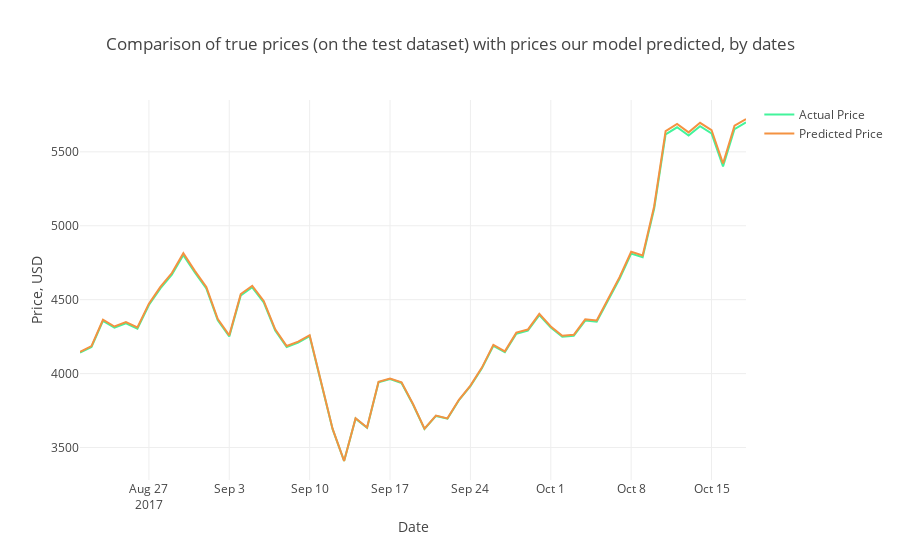

The cell this chart's notebook holds for it:
### Markdown cell above
We can see, that the RMSE has been reduced significantly. This means that our experiment was successful. On the plot below you can see the difference between predictions and true test labels.

### Code cell
trace1 = go.Scatter(x=Test_Dates, y=Y_test2_inverse, name= 'Actual Price', 
                   line = dict(color = ('rgb(66, 244, 155)'),width = 2))
trace2 = go.Scatter(x=Test_Dates, y=predictions_new, name= 'Predicted Price',
                   line = dict(color = ('rgb(244, 146, 65)'),width = 2))
data = [trace1, trace2]
layout = dict(title = 'Comparison of true prices (on the test dataset) with prices our model predicted, by dates',
             xaxis = dict(title = 'Date'), yaxis = dict(title = 'Price, USD'))
fig = dict(data=data, layout=layout)
py.iplot(fig, filename='results_demonstrating2')
